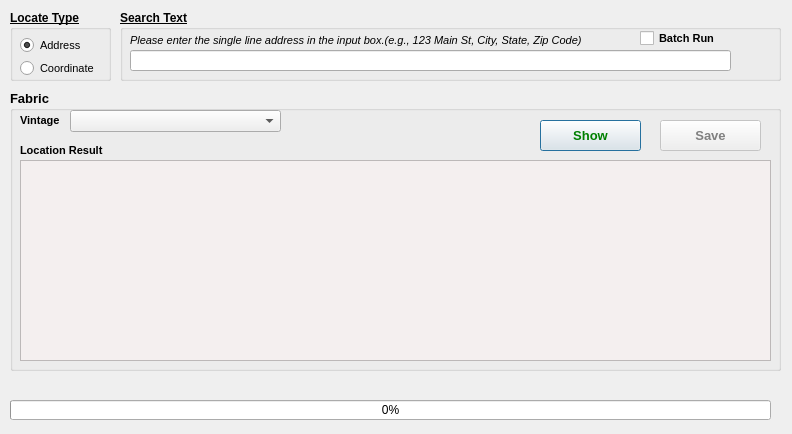
<?xml version="1.0" encoding="UTF-8"?>
<ui version="4.0">
 <class>Dialog</class>
 <widget class="QDialog" name="Dialog">
  <property name="enabled">
   <bool>true</bool>
  </property>
  <property name="geometry">
   <rect>
    <x>0</x>
    <y>0</y>
    <width>792</width>
    <height>434</height>
   </rect>
  </property>
  <property name="sizePolicy">
   <sizepolicy hsizetype="Ignored" vsizetype="Ignored">
    <horstretch>0</horstretch>
    <verstretch>0</verstretch>
   </sizepolicy>
  </property>
  <property name="windowTitle">
   <string>Locate Fabric Data</string>
  </property>
  <widget class="QGroupBox" name="groupBox_fabric">
   <property name="geometry">
    <rect>
     <x>10</x>
     <y>90</y>
     <width>771</width>
     <height>281</height>
    </rect>
   </property>
   <property name="font">
    <font>
     <pointsize>10</pointsize>
     <weight>75</weight>
     <bold>true</bold>
    </font>
   </property>
   <property name="title">
    <string>Fabric</string>
   </property>
   <widget class="QTableView" name="tableResult">
    <property name="geometry">
     <rect>
      <x>10</x>
      <y>70</y>
      <width>751</width>
      <height>201</height>
     </rect>
    </property>
    <property name="font">
     <font>
      <pointsize>8</pointsize>
      <weight>50</weight>
      <bold>false</bold>
     </font>
    </property>
    <property name="styleSheet">
     <string notr="true">background-color: rgb(244, 239, 239);
border-color: rgb(255, 255, 0);
color: rgb(0, 0, 255);</string>
    </property>
    <property name="editTriggers">
     <set>QAbstractItemView::NoEditTriggers</set>
    </property>
    <property name="selectionBehavior">
     <enum>QAbstractItemView::SelectRows</enum>
    </property>
   </widget>
   <widget class="QLabel" name="label_result">
    <property name="geometry">
     <rect>
      <x>10</x>
      <y>50</y>
      <width>101</width>
      <height>21</height>
     </rect>
    </property>
    <property name="font">
     <font>
      <family>Arial</family>
      <pointsize>8</pointsize>
      <weight>75</weight>
      <bold>true</bold>
     </font>
    </property>
    <property name="text">
     <string>Location Result</string>
    </property>
   </widget>
   <widget class="QComboBox" name="comboBox_vintage">
    <property name="geometry">
     <rect>
      <x>60</x>
      <y>20</y>
      <width>211</width>
      <height>22</height>
     </rect>
    </property>
    <property name="font">
     <font>
      <pointsize>8</pointsize>
      <weight>50</weight>
      <bold>false</bold>
     </font>
    </property>
   </widget>
   <widget class="QLabel" name="label_vintage">
    <property name="geometry">
     <rect>
      <x>10</x>
      <y>20</y>
      <width>101</width>
      <height>21</height>
     </rect>
    </property>
    <property name="font">
     <font>
      <family>Arial</family>
      <pointsize>8</pointsize>
      <weight>75</weight>
      <bold>true</bold>
     </font>
    </property>
    <property name="text">
     <string>Vintage</string>
    </property>
   </widget>
   <widget class="QPushButton" name="showBtn">
    <property name="geometry">
     <rect>
      <x>530</x>
      <y>30</y>
      <width>101</width>
      <height>31</height>
     </rect>
    </property>
    <property name="sizePolicy">
     <sizepolicy hsizetype="Minimum" vsizetype="Fixed">
      <horstretch>0</horstretch>
      <verstretch>0</verstretch>
     </sizepolicy>
    </property>
    <property name="font">
     <font>
      <pointsize>10</pointsize>
      <weight>75</weight>
      <bold>true</bold>
     </font>
    </property>
    <property name="styleSheet">
     <string notr="true">color: green;</string>
    </property>
    <property name="text">
     <string>Show</string>
    </property>
    <property name="icon">
     <iconset>
      <normaloff>../nvdb/skriv_icon.png</normaloff>../nvdb/skriv_icon.png</iconset>
    </property>
    <property name="iconSize">
     <size>
      <width>32</width>
      <height>32</height>
     </size>
    </property>
   </widget>
   <widget class="QPushButton" name="saveBtn">
    <property name="enabled">
     <bool>false</bool>
    </property>
    <property name="geometry">
     <rect>
      <x>650</x>
      <y>30</y>
      <width>101</width>
      <height>31</height>
     </rect>
    </property>
    <property name="sizePolicy">
     <sizepolicy hsizetype="Minimum" vsizetype="Fixed">
      <horstretch>0</horstretch>
      <verstretch>0</verstretch>
     </sizepolicy>
    </property>
    <property name="font">
     <font>
      <pointsize>10</pointsize>
      <weight>75</weight>
      <bold>true</bold>
     </font>
    </property>
    <property name="styleSheet">
     <string notr="true">color:gray;</string>
    </property>
    <property name="text">
     <string>Save</string>
    </property>
    <property name="icon">
     <iconset>
      <normaloff>../nvdb/skriv_icon.png</normaloff>../nvdb/skriv_icon.png</iconset>
    </property>
    <property name="iconSize">
     <size>
      <width>32</width>
      <height>32</height>
     </size>
    </property>
   </widget>
  </widget>
  <widget class="QGroupBox" name="groupBox">
   <property name="geometry">
    <rect>
     <x>10</x>
     <y>10</y>
     <width>101</width>
     <height>71</height>
    </rect>
   </property>
   <property name="font">
    <font>
     <pointsize>9</pointsize>
     <weight>75</weight>
     <italic>false</italic>
     <bold>true</bold>
     <underline>true</underline>
     <strikeout>false</strikeout>
    </font>
   </property>
   <property name="title">
    <string>Locate Type</string>
   </property>
   <property name="checkable">
    <bool>false</bool>
   </property>
   <widget class="QRadioButton" name="CoorButton">
    <property name="geometry">
     <rect>
      <x>10</x>
      <y>50</y>
      <width>76</width>
      <height>17</height>
     </rect>
    </property>
    <property name="font">
     <font>
      <pointsize>8</pointsize>
      <weight>50</weight>
      <italic>false</italic>
      <bold>false</bold>
      <underline>false</underline>
      <strikeout>false</strikeout>
     </font>
    </property>
    <property name="text">
     <string>Coordinate</string>
    </property>
    <property name="checked">
     <bool>false</bool>
    </property>
    <property name="autoExclusive">
     <bool>true</bool>
    </property>
    <attribute name="buttonGroup">
     <string notr="true">buttonGroup_LT</string>
    </attribute>
   </widget>
   <widget class="QRadioButton" name="AddrButton">
    <property name="geometry">
     <rect>
      <x>10</x>
      <y>27</y>
      <width>76</width>
      <height>17</height>
     </rect>
    </property>
    <property name="font">
     <font>
      <pointsize>8</pointsize>
      <weight>50</weight>
      <italic>false</italic>
      <bold>false</bold>
      <underline>false</underline>
      <strikeout>false</strikeout>
     </font>
    </property>
    <property name="text">
     <string>Address</string>
    </property>
    <property name="checked">
     <bool>true</bool>
    </property>
    <property name="autoExclusive">
     <bool>false</bool>
    </property>
    <attribute name="buttonGroup">
     <string notr="true">buttonGroup_LT</string>
    </attribute>
   </widget>
  </widget>
  <widget class="QGroupBox" name="groupBox_text">
   <property name="geometry">
    <rect>
     <x>120</x>
     <y>10</y>
     <width>661</width>
     <height>71</height>
    </rect>
   </property>
   <property name="font">
    <font>
     <pointsize>9</pointsize>
     <weight>75</weight>
     <italic>false</italic>
     <bold>true</bold>
     <underline>true</underline>
     <strikeout>false</strikeout>
    </font>
   </property>
   <property name="title">
    <string>Search Text</string>
   </property>
   <widget class="QCheckBox" name="checkBox_CSV">
    <property name="geometry">
     <rect>
      <x>520</x>
      <y>20</y>
      <width>91</width>
      <height>16</height>
     </rect>
    </property>
    <property name="font">
     <font>
      <pointsize>8</pointsize>
      <weight>75</weight>
      <italic>false</italic>
      <bold>true</bold>
      <underline>false</underline>
      <strikeout>false</strikeout>
     </font>
    </property>
    <property name="text">
     <string>Batch Run</string>
    </property>
   </widget>
   <widget class="QLineEdit" name="infoBox_input">
    <property name="geometry">
     <rect>
      <x>10</x>
      <y>40</y>
      <width>601</width>
      <height>21</height>
     </rect>
    </property>
    <property name="font">
     <font>
      <pointsize>9</pointsize>
      <weight>50</weight>
      <italic>false</italic>
      <bold>false</bold>
      <underline>false</underline>
      <strikeout>false</strikeout>
     </font>
    </property>
    <property name="text">
     <string/>
    </property>
    <property name="maxLength">
     <number>32770</number>
    </property>
   </widget>
   <widget class="QLabel" name="infoBox_tips">
    <property name="geometry">
     <rect>
      <x>10</x>
      <y>20</y>
      <width>501</width>
      <height>21</height>
     </rect>
    </property>
    <property name="font">
     <font>
      <pointsize>8</pointsize>
      <weight>50</weight>
      <italic>true</italic>
      <bold>false</bold>
      <underline>false</underline>
      <strikeout>false</strikeout>
     </font>
    </property>
    <property name="text">
     <string>Please enter the single line address in the input box.(e.g., 123 Main St, City, State, Zip Code)</string>
    </property>
   </widget>
   <widget class="QgsFileWidget" name="mQgsFileWidget">
    <property name="geometry">
     <rect>
      <x>10</x>
      <y>30</y>
      <width>631</width>
      <height>41</height>
     </rect>
    </property>
    <property name="font">
     <font>
      <pointsize>9</pointsize>
      <weight>50</weight>
      <italic>false</italic>
      <bold>false</bold>
      <underline>false</underline>
      <strikeout>false</strikeout>
     </font>
    </property>
   </widget>
   <zorder>infoBox_input</zorder>
   <zorder>infoBox_tips</zorder>
   <zorder>mQgsFileWidget</zorder>
   <zorder>checkBox_CSV</zorder>
  </widget>
  <widget class="QLabel" name="infoBox">
   <property name="geometry">
    <rect>
     <x>10</x>
     <y>370</y>
     <width>761</width>
     <height>31</height>
    </rect>
   </property>
   <property name="font">
    <font>
     <pointsize>8</pointsize>
     <weight>50</weight>
     <bold>false</bold>
    </font>
   </property>
   <property name="text">
    <string/>
   </property>
  </widget>
  <widget class="QProgressBar" name="progressBar">
   <property name="geometry">
    <rect>
     <x>10</x>
     <y>400</y>
     <width>761</width>
     <height>20</height>
    </rect>
   </property>
   <property name="toolTip">
    <string/>
   </property>
   <property name="value">
    <number>0</number>
   </property>
  </widget>
 </widget>
 <customwidgets>
  <customwidget>
   <class>QgsFileWidget</class>
   <extends>QWidget</extends>
   <header>qgsfilewidget.h</header>
  </customwidget>
 </customwidgets>
 <resources/>
 <connections/>
 <buttongroups>
  <buttongroup name="buttonGroup_LT"/>
 </buttongroups>
</ui>
